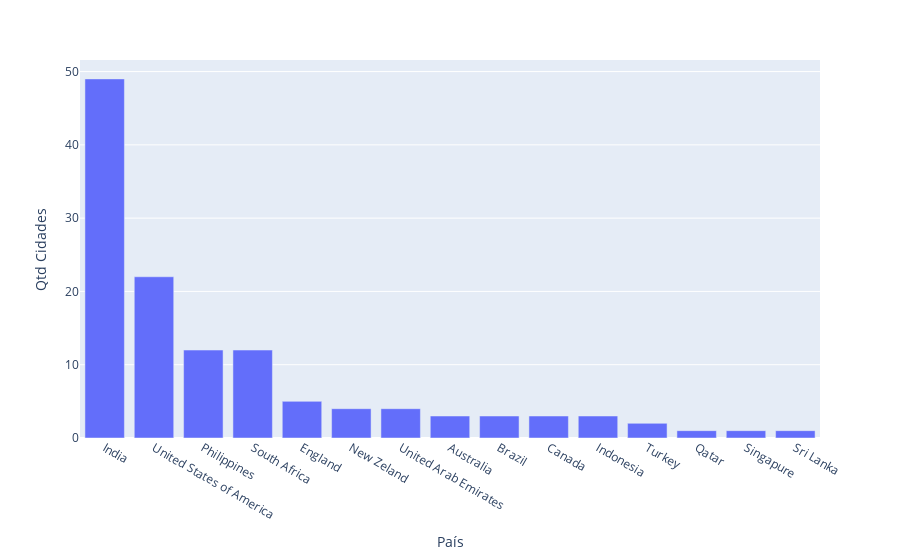

The notebook cell this image was saved under:
### Code cell
# Quantidade de cidades registradas por país

colunas = ['City', 'Country Code']

df1 = df.loc[:, colunas].groupby(['Country Code']).nunique().reset_index()
df1['País'] = df1['Country Code'].apply(country_name)
df1 = df1.rename(columns={'City' : 'Qtd Cidades'})
df1 = df1.drop(['Country Code'], axis = 1)
df1 = df1.sort_values('Qtd Cidades', ascending = False)
px.bar(df1, x='País', y='Qtd Cidades')

### Figure 1 — Plotly figure (JSON) as saved in the notebook; plotly's stock layout.template omitted (floating-point values rounded to 4 significant figures)
{"data": [{"alignmentgroup": "True", "hovertemplate": "País=%{x}<br>Qtd Cidades=%{y}<extra></extra>", "legendgroup": "", "marker": {"color": "#636efa", "pattern": {"shape": ""}}, "name": "", "offsetgroup": "", "orientation": "v", "showlegend": false, "textposition": "auto", "type": "bar", "x": ["India", "United States of America", "Philippines", "South Africa", "England", "New Zeland", "United Arab Emirates", "Australia", "Brazil", "Canada", "Indonesia", "Turkey", "Qatar", "Singapure", "Sri Lanka"], "xaxis": "x", "y": [49, 22, 12, 12, 5, 4, 4, 3, 3, 3, 3, 2, 1, 1, 1], "yaxis": "y"}], "layout": {"autosize": true, "barmode": "relative", "legend": {"tracegroupgap": 0}, "margin": {"t": 60}, "xaxis": {"anchor": "y", "autorange": true, "domain": [0, 1], "range": [-0.5, 14.5], "title": {"text": "País"}, "type": "category"}, "yaxis": {"anchor": "x", "autorange": true, "domain": [0, 1], "range": [0, 51.58], "title": {"text": "Qtd Cidades"}, "type": "linear"}}}
